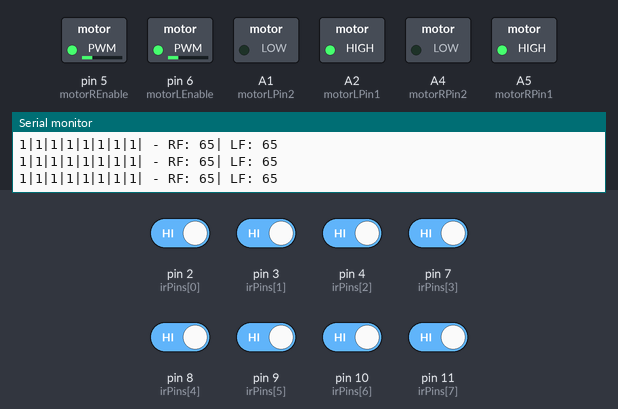
Bench run of a sketch on a simulated Arduino Uno, built with avr-gcc and run on an emulated ATmega328P. Shown: switched loads named in the sketch (green lamp = pin HIGH), the last lines printed to the serial monitor. The inputs (shaded band) are chosen by the test bench; at power-on: pin 2 (irPins[0]), pin 3 (irPins[1]), pin 4 (irPins[2]), pin 7 (irPins[3]), pin 8 (irPins[4]), pin 9 (irPins[5]), pin 10 (irPins[6]), pin 11 (irPins[7]) HIGH.

Above: at 1.2 s.
1.3 s: pin 2 (irPins[0]) driven LOW and pin 3 (irPins[1]) driven LOW
At 1.8 s:
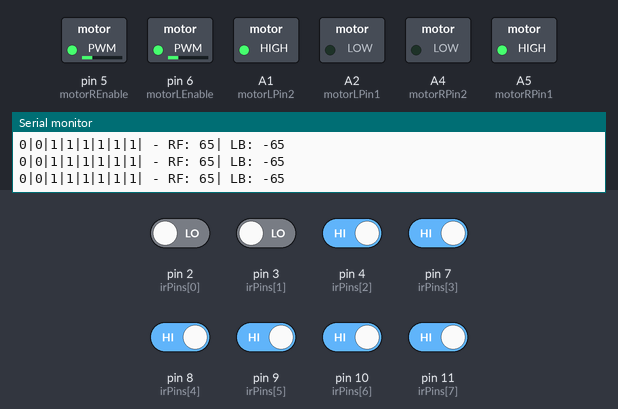
Timing chart, 0 to 4.3 s (numbered marks = the images above; inputs shaded):
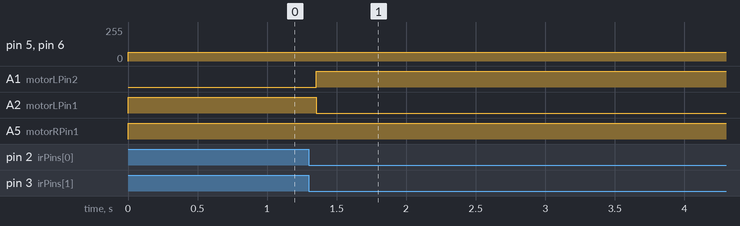

Measured:
- after the input at 1.3 s, A1 (motorLPin2): LOW → HIGH after 0.05 s; A2 (motorLPin1): HIGH → LOW after 0.05 s

The sketch:

4bots.ino
```cpp
/*
** Line Follower Basic v. 0.5
** Last Update: 2013-05-21
*/

/* Define motor controll inputs */
#define motorRPin1 A5 // signal pin 1 for the right motor, connect to IN1
#define motorRPin2 A4  // signal pin 2 for the right motor, connect to IN2
const int motorREnable = 5; // enable pin for the right motor (needs to be PWM enabled)

#define motorLPin1 A2 // signal pin 1 for the left motor, connect to IN3
#define motorLPin2 A1 // signal pin 2 for the left motor, connect to IN4
const int motorLEnable = 6; // enable pin for the left motor (needs to be PWM enabled)

/* Define the pins for the IR receivers */
const int irPins[8] = {2,3,4,7,8,9,10,11};

// an array to hold boolean values (1/0) for the ir sensors, based on the digital read and the predefined treashold
int irSensorDigital[8] = {0,0,0,0,0,0,0,0};

// binary representation of the sensor reading from left to right
int irSensors = B00000000;

// sensors detecting the line
int count = 0;

// a score to determine deviation from the line [-180 ; +180]. Negative means the robot is left of the line.
int error = 0;

//  store the last value of error
int errorLast = 0;

// a coorection value, based on the error that is used to change motor speed with PWM
int correction = 0;

// keep track of the laps
int lap = 0;

// to stop the car
int finish = 0;

/* Set up maximum speed and speed for turning (to be used with PWM) */

// PWM to control motor speed [0 - 255]
#define maxSpeed 65

/* variables to keep track of current speed of motors */
int motorLSpeed = 0;
int motorRSpeed = 0;

void setup() {
  Serial.begin(9600);

  /* Set up motor controll pins as output */
  pinMode(motorLPin1,OUTPUT);
  pinMode(motorLPin2,OUTPUT);
  pinMode(motorLEnable,OUTPUT);

  pinMode(motorRPin1,OUTPUT);
  pinMode(motorRPin2,OUTPUT);
  pinMode(motorREnable,OUTPUT);

  /* Set-up IR sensor pins as input */
  for (int i = 0; i < 8; i++) {
    pinMode(irPins[i], INPUT);
  }

  /* Change the PWM frequency of digital pins 5 and 6 (timer0) to Phase-correct PWM of 31.250 kHz
  from the default of ~500Hz. Using code from Adjusting PWM Frequencies
  http://playground.arduino.cc/Main/TimerPWMCheatsheet

  This requires a separate change in the wiring.c function in the Arduino program files
  hardware\arduino\cores\arduino\wiring.c from:
  #define MICROSECONDS_PER_TIMER0_OVERFLOW (clockCyclesToMicroseconds(64 * 256))

  to:
  #define MICROSECONDS_PER_TIMER0_OVERFLOW (clockCyclesToMicroseconds(1 * 510))

  Without the change to wiring.c time functions (millis, delay, as well as libraries using them
  will not work corectly.
  */
  //TCCR0A = _BV(COM0A1) | _BV(COM0B1) | _BV(WGM01) | _BV(WGM00);
  //TCCR0B = _BV(CS00);
}

void loop() {
 Scan();
 UpdateError();
 UpdateCorrection();
 Drive();
}

void Scan() {
  // Initialize counters, sums etc.

  count = 0;

  irSensors = B00000000;

  for (int i = 0; i < 8; i++) {

    if (digitalRead(irPins[i])==0){
      irSensorDigital[i] = 0;
    } else {
      irSensorDigital[i] = 1;
    }

    Serial.print(irSensorDigital[i]);
    Serial.print("|");
    count = count + irSensorDigital[i];
    int b = 7-i;
    irSensors = irSensors + (irSensorDigital[i]<<b);
  }

  Serial.print(" - ");

}

void UpdateError() {

  errorLast = error;

  switch (irSensors) {

    case B00000000:
       if (errorLast < 0) { error = -180;}
       else if (errorLast > 0) {error = 180;}
       break;

     case B00000001: // leftmost sensor on the line
       error = -150;
       break;

     case B00000010:
       error = -90;
       break;

     case B00000100:
       error = -30;
       break;

     case B00001000:
       //error = -10;
       error = 0;
       break;

     case B00010000:
       //error = 10;
       error = 0;
       break;

     case B00100000:
       error = 30;
       break;

     case B01000000:
       error = 90;
       break;

     case B10000000: // rightmost sensor on the line
       error = 150;
       break;

/* 2 Sensors on the line */

     case B11000000: // rightmost sensor on the line
       error = 150;
       break;

     case B00000110:
       error = -120;
       break;

     case B00001100:
       error = -60;
       break;

     case B00011000:
       error = 0;
       break;

     case B00110000:
       error = 60;
       break;

     case B01100000:
       error = 120;
       break;

     case B00000011: // leftmost sensor on the line
       error = -150;
       break;


/* 3 Sensors on the line */

     case B11100000: // rightmost sensor on the line
       error = 150;
       break;

     case B01110000:
     case B00111000:
       //error = 150;
       error = 50;
       break;

     case B00001110:
     case B00011100:
       //error = -150;
       error = -50;
       break;

     case B00000111: // leftmost sensor on the line
       error = -150;
       break;

 /* 4 Sensors on the line */
     case B01111000:
       //error = 150;
       error = 75;
       break;

     case B01110100:
       //error = 150;
       error = 75;
       break;

      case B00111100:
       error = 0;
       break;

     case B00011110:
       //error = -150;
       error = -75;
       break;

     case B00101110:
       //error = -150;
       error = -70;
       break;

     case B00011101:
       error = -150;
       break;

      case B01011100:
       error = 150;
       break;

/* 5 Sensors on the line */

     case B11111000:
       error = 150;
       break;

      case B01111100:
       error = 150;
       break;

     case B00111110:
       error = -150;
       break;

     case B00011111:
       error = -150;
       break;

     case B01111110:
       lap = lap + 1; // increment laps when start/finish line is crossed
       error = 0;
       break;

/* 6 Sensors on the line */

     case B11111100:
       error = 150;
       break;

     case B00111111:
       error = -150;
       break;

     case B11111111:
       //if (errorLast < 0) { error = -180;}
       //else if (errorLast > 0) {error = 180;}
       //finish = 1;
       error = errorLast;
       break;

     default:
     error = errorLast;
  }
}

void UpdateCorrection() {

  if (error >= 0 && error < 30) {
    correction = 0;
  }

  else if (error >=30 && error < 60) {
    correction = 15;
  }

  else if (error >=60 && error < 90) {
    correction = 40;
  }

  else if (error >=90 && error < 120) {
    correction = 55;
  }

  else if (error >=120 && error < 150) {
    correction = 75;
  }

  else if (error >=150 && error < 180) {
    correction = 255;
  }

  else if (error >=180) {
    correction = 305;
  }

  if (error <= 0 && error > -30) {
    correction = 0;
  }

  else if (error <= -30 && error > -60) {
    correction = -15;
  }

  else if (error <= -60 && error > -90) {
    correction = -40;
  }

  else if (error <= -90 && error > -120) {
    correction = -55;
  }

  else if (error <= -120 && error > -150) {
    correction = -75;
  }

  else if (error <= -150 && error > -180) {
    correction = -255;
  }

  else if (error <= -180) {
    correction = -305;
  }

  if (correction >= 0) {
    motorRSpeed = maxSpeed - correction;
    motorLSpeed = maxSpeed;
  }

  else if (correction < 0) {
    motorRSpeed = maxSpeed;
    motorLSpeed = maxSpeed + correction;
  }
}

void Drive() {

  if (motorRSpeed > maxSpeed) {motorRSpeed = maxSpeed;}
  else if (motorRSpeed < -1*maxSpeed) {motorRSpeed = -1*maxSpeed;}

  if (motorLSpeed > maxSpeed) {motorLSpeed = maxSpeed;}
  else if (motorLSpeed < -1*maxSpeed) {motorLSpeed = -1*maxSpeed;}

  if (finish == 1){
    motorRSpeed = 0;
    motorLSpeed = 0;
  }

  if (motorRSpeed > 0) { // right motor forward (using PWM)

     Serial.print("RF: ");
     Serial.print(motorRSpeed);

     analogWrite(motorREnable, motorRSpeed);
     analogWrite(motorRPin1, 255);
     analogWrite(motorRPin2, 0);
  }

  else if (motorRSpeed < 0) {// right motor reverse (using PWM)

     Serial.print("RB: ");
     Serial.print(motorRSpeed);

     analogWrite(motorREnable, abs(motorRSpeed));
     analogWrite(motorRPin1, 0);
     analogWrite(motorRPin2, 255);
  }

  else if (motorRSpeed == 0) { // right motor fast stop

     Serial.print("RFS");

     analogWrite(motorREnable, 255);
     analogWrite(motorRPin1, 0);
     analogWrite(motorRPin2, 0);
  }

  if (motorLSpeed > 0) { // left motor forward (using PWM)

     Serial.print("| LF: ");
     Serial.println(motorLSpeed);

     analogWrite(motorLEnable, motorLSpeed);
     analogWrite(motorLPin1, 255);
     analogWrite(motorLPin2, 0);
  }

  else if (motorLSpeed < 0) { // left motor reverse (using PWM)

     Serial.print("| LB: ");
     Serial.println(motorLSpeed);

     analogWrite(motorLEnable, abs(motorLSpeed));
     analogWrite(motorLPin1, 0);
     analogWrite(motorLPin2, 255);
  }

    else if (motorLSpeed == 0) { // left motor fast stop

     Serial.println("| LFS");

     analogWrite(motorLEnable, 255);
     analogWrite(motorLPin1, 0);
     analogWrite(motorLPin2, 0);
  }
}
```
